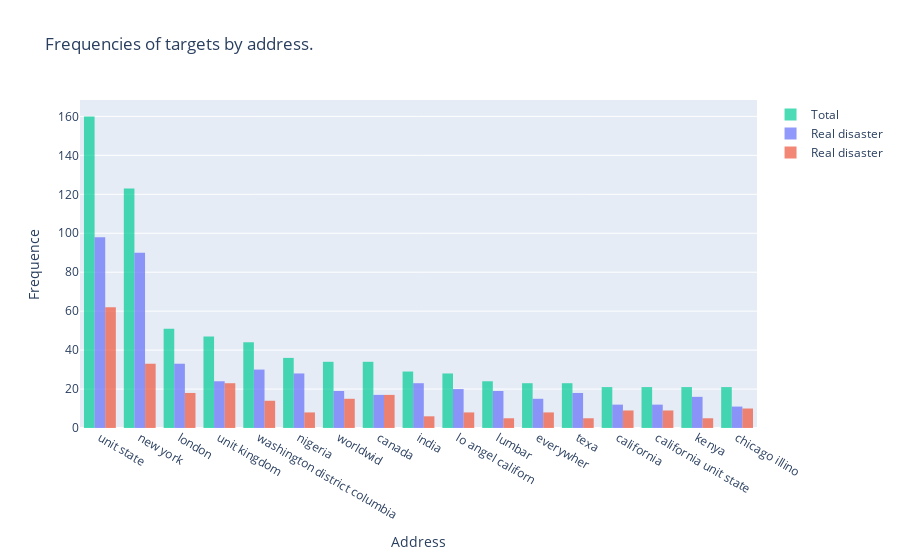

The notebook cell saved with this chart:
### Code cell
# Start with index 1 because the index 0 represent null locations. 
id = 1

# Create figure 
fig_freq_location = go.Figure()
fig_freq_location.add_trace(go.Histogram(histfunc="sum",
                                         x=location_corr["location"][id:],
                                         y=location_corr["frequency"][id:], 
                                         name="Total", opacity=0.7,
                                         marker_color="#00CC96"))

fig_freq_location.add_trace(go.Histogram(histfunc="sum",
                                         x=location_corr["location"][id:],
                                         y=location_corr["frequency 0"][id:], 
                                         name="Real disaster", opacity=0.7,
                                         marker_color="#636EFA"))

fig_freq_location.add_trace(go.Histogram(histfunc="sum",
                                         x=location_corr["location"][id:],
                                         y=location_corr["frequency 1"][id:], 
                                         name="Real disaster", opacity=0.7,
                                         marker_color="#EF553B"))

fig_freq_location.update_layout(title="Frequencies of targets by address.",
                                xaxis_title="Address",
                                yaxis_title="Frequence")
fig_freq_location.show()

### Figure 1 — Plotly figure (JSON) as saved in the notebook; plotly's stock layout.template omitted (floating-point values rounded to 4 significant figures)
{"data": [{"histfunc": "sum", "marker": {"color": "#00CC96"}, "name": "Total", "opacity": 0.7, "type": "histogram", "x": ["unit state", "new york", "london", "unit kingdom", "washington district columbia", "nigeria", "worldwid", "canada", "india", "lo angel californ", "lumbar", "everywher", "texa", "california", "california unit state", "kenya", "chicago illino"], "y": [160, 123, 51, 47, 44, 36, 34, 34, 29, 28, 24, 23, 23, 21, 21, 21, 21]}, {"histfunc": "sum", "marker": {"color": "#636EFA"}, "name": "Real disaster", "opacity": 0.7, "type": "histogram", "x": ["unit state", "new york", "london", "unit kingdom", "washington district columbia", "nigeria", "worldwid", "canada", "india", "lo angel californ", "lumbar", "everywher", "texa", "california", "california unit state", "kenya", "chicago illino"], "y": [98, 90, 33, 24, 30, 28, 19, 17, 23, 20, 19, 15, 18, 12, 12, 16, 11]}, {"histfunc": "sum", "marker": {"color": "#EF553B"}, "name": "Real disaster", "opacity": 0.7, "type": "histogram", "x": ["unit state", "new york", "london", "unit kingdom", "washington district columbia", "nigeria", "worldwid", "canada", "india", "lo angel californ", "lumbar", "everywher", "texa", "california", "california unit state", "kenya", "chicago illino"], "y": [62, 33, 18, 23, 14, 8, 15, 17, 6, 8, 5, 8, 5, 9, 9, 5, 10]}], "layout": {"title": {"text": "Frequencies of targets by address."}, "xaxis": {"title": {"text": "Address"}}, "yaxis": {"title": {"text": "Frequence"}}}}
